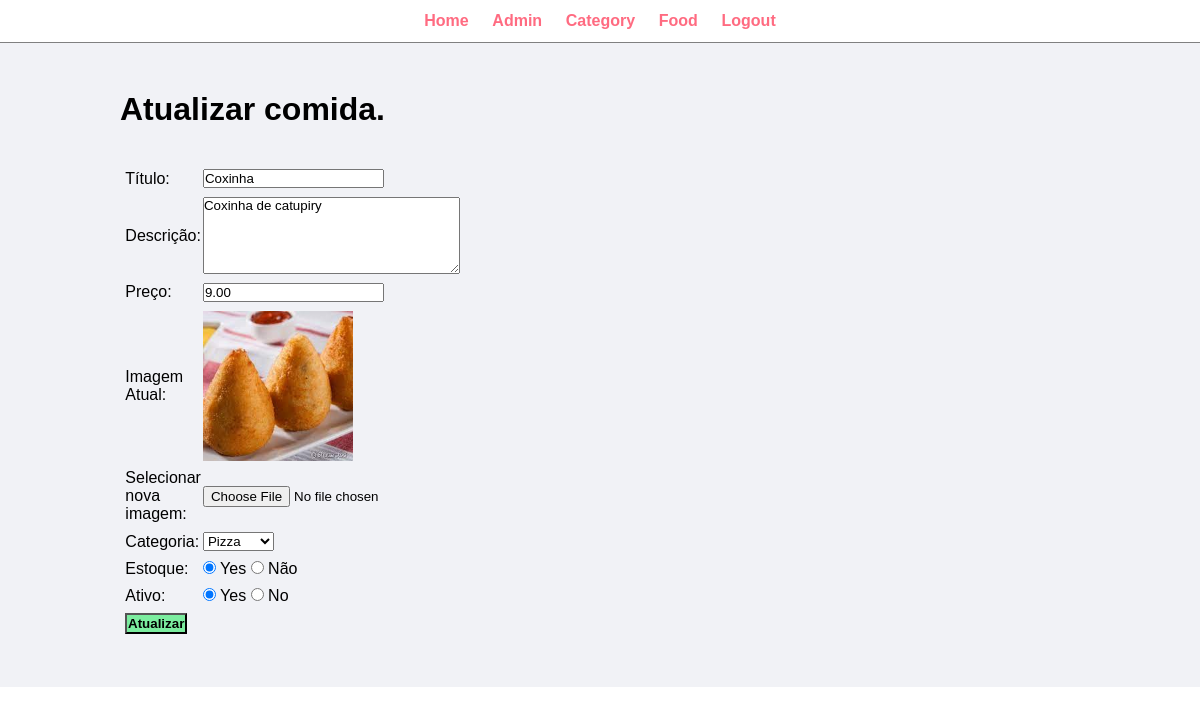
Page /admin/update-food.php?id=9 (signed in) on the earlier database version.
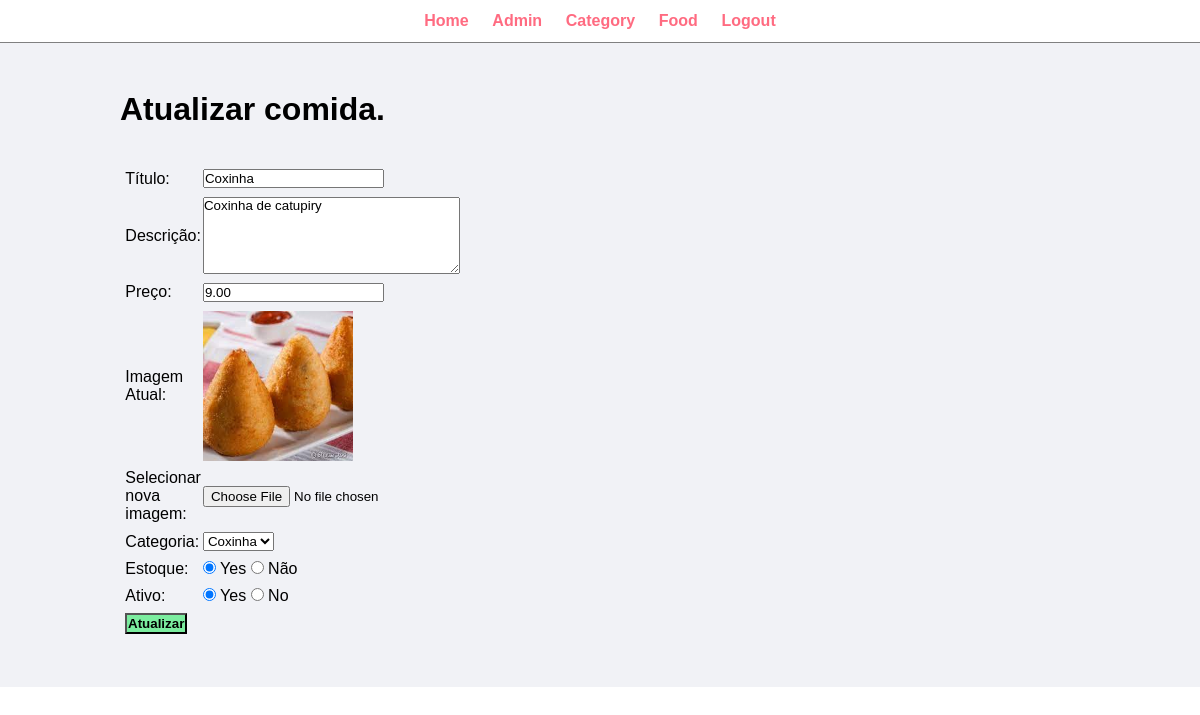
Same page on the later database version.
### tables this page shows
CREATE TABLE `tbl_food` (
  `id` int(10) UNSIGNED NOT NULL,
  `title` varchar(100) NOT NULL,
  `description` text NOT NULL,
  `price` decimal(10,2) NOT NULL,
  `image_name` varchar(255) NOT NULL,
  `category_id` int(10) UNSIGNED NOT NULL,
  `featured` varchar(10) NOT NULL,
  `active` varchar(10) NOT NULL
);

CREATE TABLE `tbl_category` (
  `id` int(10) UNSIGNED NOT NULL,
  `title` varchar(100) NOT NULL,
  `image_name` varchar(255) NOT NULL,
  `featured` varchar(10) NOT NULL,
  `active` varchar(10) NOT NULL
);

### admin/update-food.php (the view, shortened to what this page needs)
<?php include('partials/menu.php'); ?>
<?php
    if(isset($_GET['id']))
    {
        $id = $_GET['id'];
        $sql2 = "SELECT * FROM tbl_food WHERE id=$id";
        $res2 = mysqli_query($conn, $sql2);
        $row2 = mysqli_fetch_assoc($res2);
        $title = $row2['title'];
        $description = $row2['description'];
        $price = $row2['price'];
        $current_image = $row2['image_name'];
        $current_category = $row2['category_id'];
        $featured = $row2['featured'];
        $active = $row2['active'];
    }
    else
    {
        header('location:'.SITEURL.'admin/manage-food.php');
    }
?>
<div class="main-content">
    <div class="wrapper">
        <h1>Atualizar comida.</h1>
        <br><br>
        <form action="" method="POST" enctype="multipart/form-data">
        <table class="tbl-30">
            <tr>
                <td>Título: </td>
                <td>
                    <input type="text" name="title" value="<?php echo $title; ?>">
                </td>
            </tr>
            <tr>
                <td>Descrição: </td>
                <td>
                    <textarea name="description" cols="30" rows="5"><?php echo $description; ?></textarea>
                </td>
            </tr>
            <tr>
                <td>Preço: </td>
                <td>
                    <input type="number" name="price" value="<?php echo $price; ?>">
                </td>
            </tr>
            <tr>
                <td>Imagem Atual: </td>
                <td>
                    <?php
                        if($current_image == "")
                        {
                            echo "<div class='error'>Imagem indisponível.</div>";
                        }
                        else
                        {
                            ?>
                            <img src="<?php echo SITEURL; ?>images/food/<?php echo $current_image; ?>" width="150px">
                            <?php
                        }
                    ?>
                </td>
            </tr>
            <tr>
                <td>Selecionar nova imagem: </td>
                <td>
                    <input type="file" name="image">
                </td>
            </tr>
            <tr>
                <td>Categoria: </td>
                <td>
                    <select name="category">
                        <?php
                            $sql = "SELECT * FROM tbl_category WHERE active='Yes'";
                            $res = mysqli_query($conn, $sql);
                            $count = mysqli_num_rows($res);
                            if($count>0)
                            {
                                while($row=mysqli_fetch_assoc($res))
                                {
                                    $category_title = $row['title'];
                                    $category_id = $row['id'];
                                    ?>
                                    <option <?php if($current_category==$category_id){echo "selected";} ?> value="<?php echo $category_id; ?>"><?php echo $category_title; ?></option>
                                    <?php
                                }
                            }
                            else
                            {
                                echo "<option value='0'>Categoria indisponível.</option>";
                            }
                        ?>
                    </select>
                </td>
            </tr>
            <tr>
                <td>Estoque: </td>
                <td>
                    <input <?php if($featured=="Yes") {echo "checked";} ?> type="radio" name="featured" value="Yes"> Yes
                    <input <?php if($featured=="No") {echo "checked";} ?> type="radio" name="featured" value="Não"> Não
                </td>
            </tr>
            <tr>
                <td>Ativo: </td>
                <td>
                    <input <?php if($active=="Yes") {echo "checked";} ?> type="radio" name="active" value="Yes"> Yes
                    <input <?php if($active=="No") {echo "checked";} ?> type="radio" name="active" value="No"> No
                </td>
            </tr>
            <tr>
                <td>
                    <input type="submit" name="submit" value="Atualizar" class="btn-secondary">
                </td>
            </tr>
        </table>
        </form>
    </div>
</div>

Differences in the rows shown:
changed tbl_food "Coxinha": category "Pizza" → "Coxinha"
